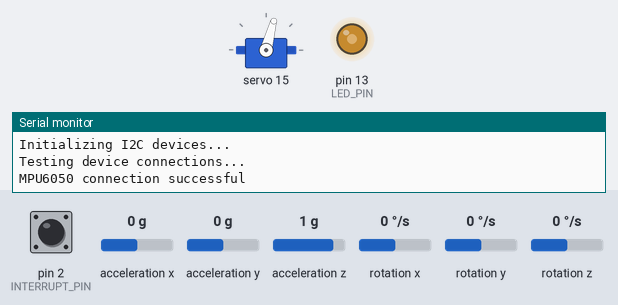
A sketch run on a simulated Arduino Uno, built with avr-gcc and run on an emulated ATmega328P. On the bench: servo, output pins drawn as LEDs (lit = HIGH), the last lines printed to the serial monitor. Inputs (shaded band) come from the test bench; at power-on: acceleration y 0 g, pin 2 (INTERRUPT_PIN) LOW, acceleration x 0 g, acceleration z 1 g, rotation x 0 °/s, rotation y 0 °/s, rotation z 0 °/s. The sensor or clock chip raises its interrupt line as the real part does.

Above: at 1.7 s.
1.8 s: acceleration y set to -1.4 g
4.8 s: pin 2 (INTERRUPT_PIN) pulled HIGH for 0.15 s
7.8 s: acceleration y set to 0.8 g
At 8.13 s:
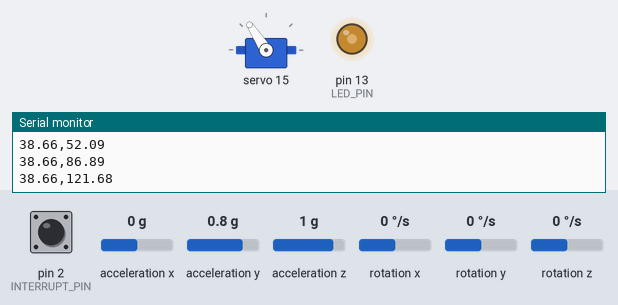
10.8 s: acceleration y set to -0.8 g
13.8 s: acceleration y set to 0 g
At 14.24 s:
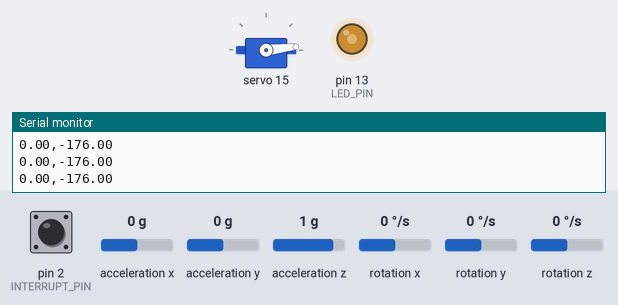
16.8 s: acceleration y set to 1.4 g
At 18.46 s:
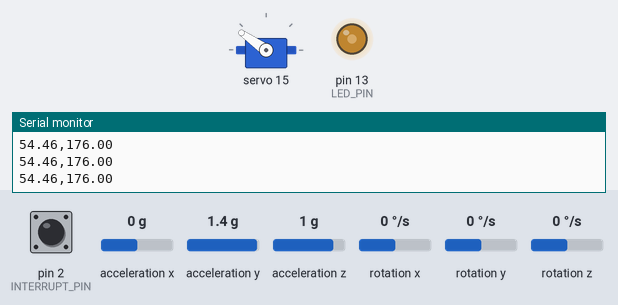
Timing chart, 0 to 20.8 s (numbered marks = the images above; inputs shaded):
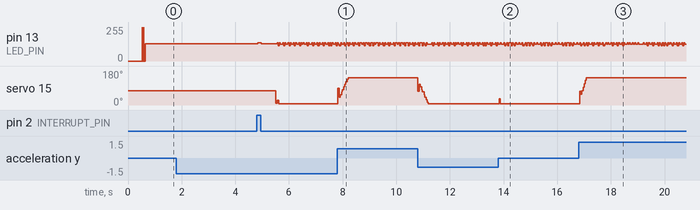

The sketch:

MPU6050_DMP6_MotorIntegration.ino
```cpp
/*
 * Basic program to test theintegrationof the 16 Ch pwm,
 * MPU6050 and the use of PID librariy and its tunnings.
 * It waits stabilizationWaitMillis befor actuallyrunning the code
 * to wait the MPU6050 to stabilize.
 */

// I2Cdev and MPU6050 must be installed as libraries, or else the .cpp/.h files
// for both classes must be in the include path of your project
#include "I2Cdev.h"

#include "MPU6050_6Axis_MotionApps20.h"
//#include "MPU6050.h" // not necessary if using MotionApps include file

// Arduino Wire library is required if I2Cdev I2CDEV_ARDUINO_WIRE implementation
// is used in I2Cdev.h
#if I2CDEV_IMPLEMENTATION == I2CDEV_ARDUINO_WIRE
    #include "Wire.h"
#endif

#include <PID_v1.h>
#include <Adafruit_PWMServoDriver.h>
// called this way, it uses the default address 0x40
Adafruit_PWMServoDriver pwm = Adafruit_PWMServoDriver();
#define SERVOMIN  150 //150 //368 // this is the 'minimum' pulse length count (out of 4096)
#define SERVOMAX  500 //600 //467 //this is the 'maximum' pulse length count (out of 4096)
uint8_t servonum = 15;
unsigned long previousMillis = 0;
unsigned long stabilizationWaitMillis = 5000;
boolean doneStabilizing = false;

/*float Kp = 0.8;
float Ki = 0.07;
float Kd = 0.12;*/
float Kp = 0.5;
float Ki = 30;
float Kd = 0.05;
//Define Variables we'll be connecting to
double Setpoint, Input, Output;
//Specify the links and initial tuning parameters
PID myPID(&Input, &Output, &Setpoint,Kp,Ki,Kd, DIRECT);

// class default I2C address is 0x68
// specific I2C addresses may be passed as a parameter here (MPU6050 mpu(0x69);)
// AD0 low = 0x68 (default for SparkFun breakout and InvenSense evaluation board)
// AD0 high = 0x69
MPU6050 mpu;

#define OUTPUT_READABLE_YAWPITCHROLL
#define INTERRUPT_PIN 2  // use pin 2 on Arduino Uno & most boards
#define LED_PIN 13 // (Arduino is 13, Teensy is 11, Teensy++ is 6)
bool blinkState = false;

// MPU control/status vars
bool dmpReady = false;  // set true if DMP init was successful
uint8_t mpuIntStatus;   // holds actual interrupt status byte from MPU
uint8_t devStatus;      // return status after each device operation (0 = success, !0 = error)
uint16_t packetSize;    // expected DMP packet size (default is 42 bytes)
uint16_t fifoCount;     // count of all bytes currently in FIFO
uint8_t fifoBuffer[64]; // FIFO storage buffer

// orientation/motion vars
Quaternion q;           // [w, x, y, z]         quaternion container
VectorInt16 aa;         // [x, y, z]            accel sensor measurements
VectorInt16 aaReal;     // [x, y, z]            gravity-free accel sensor measurements
VectorInt16 aaWorld;    // [x, y, z]            world-frame accel sensor measurements
VectorFloat gravity;    // [x, y, z]            gravity vector
float euler[3];         // [psi, theta, phi]    Euler angle container
float ypr[3];           // [yaw, pitch, roll]   yaw/pitch/roll container and gravity vector

// ================================================================
// ===               INTERRUPT DETECTION ROUTINE                ===
// ================================================================
volatile bool mpuInterrupt = false;     // indicates whether MPU interrupt pin has gone high
void dmpDataReady() {
    mpuInterrupt = true;
}

// ================================================================
// ===                      INITIAL SETUP                       ===
// ================================================================
void setup() {
    // join I2C bus (I2Cdev library doesn't do this automatically)
    #if I2CDEV_IMPLEMENTATION == I2CDEV_ARDUINO_WIRE
        Wire.begin();
        Wire.setClock(400000); // 400kHz I2C clock. Comment this line if having compilation difficulties
    #elif I2CDEV_IMPLEMENTATION == I2CDEV_BUILTIN_FASTWIRE
        Fastwire::setup(400, true);
    #endif

    // initialize serial communication
    // (115200 chosen because it is required for Teapot Demo output, but it's
    // really up to you depending on your project)
    Serial.begin(115200);
    while (!Serial); // wait for Leonardo enumeration, others continue immediately

    // NOTE: 8MHz or slower host processors, like the Teensy @ 3.3v or Ardunio
    // Pro Mini running at 3.3v, cannot handle this baud rate reliably due to
    // the baud timing being too misaligned with processor ticks. You must use
    // 38400 or slower in these cases, or use some kind of external separate
    // crystal solution for the UART timer.

    // initialize device
    Serial.println(F("Initializing I2C devices..."));
    mpu.initialize();
    pinMode(INTERRUPT_PIN, INPUT);

    // verify connection
    Serial.println(F("Testing device connections..."));
    Serial.println(mpu.testConnection() ? F("MPU6050 connection successful") : F("MPU6050 connection failed"));

    // load and configure the DMP
    //Serial.println(F("Initializing DMP..."));
    devStatus = mpu.dmpInitialize();

    // supply your own gyro offsets here, scaled for min sensitivity
    mpu.setXGyroOffset(108);
    mpu.setYGyroOffset(-12);
    mpu.setZGyroOffset(25);
    mpu.setZAccelOffset(1492); // 1688 factory default for my test chip

    // make sure it worked (returns 0 if so)
    if (devStatus == 0) {
        // turn on the DMP, now that it's ready
        //Serial.println(F("Enabling DMP..."));
        mpu.setDMPEnabled(true);

        // enable Arduino interrupt detection
        //Serial.println(F("Enabling interrupt detection (Arduino external interrupt 0)..."));
        attachInterrupt(digitalPinToInterrupt(INTERRUPT_PIN), dmpDataReady, RISING);
        mpuIntStatus = mpu.getIntStatus();

        // set our DMP Ready flag so the main loop() function knows it's okay to use it
        //Serial.println(F("DMP ready! Waiting for first interrupt..."));
        dmpReady = true;

        // get expected DMP packet size for later comparison
        packetSize = mpu.dmpGetFIFOPacketSize();
    } else {
        // ERROR!
        // 1 = initial memory load failed
        // 2 = DMP configuration updates failed
        // (if it's going to break, usually the code will be 1)
        Serial.print(F("DMP Initialization failed (code "));
        Serial.print(devStatus);
        Serial.println(F(")"));
    }

    // configure LED for output
    pinMode(LED_PIN, OUTPUT);

    pwm.begin();
    pwm.setPWMFreq(60);

    pwm.setPWM(servonum, 0, (SERVOMAX-SERVOMIN)/2 + SERVOMIN);

    //---Uncomment this to set tunning by serial port
    /*
    Serial.print("Inser tunning values Kp,Ki,Kd,");
    boolean done = false;
    while(!done){
      if (Serial.available()){
        Kp = Serial.readStringUntil(',').toFloat();
        Serial.read();
        Ki = Serial.readStringUntil(',').toFloat();
        Serial.read();
        Kd = Serial.readStringUntil(',').toFloat();
        Serial.read();
        done = true;
      }
    }

    Serial.print("Kp");
    Serial.print(Kp);
    Serial.print("Ki");
    Serial.print(Ki);
    Serial.print("Kd");
    Serial.println(Kd);
    //Serial.print("Send any character");
    //while(!Serial.available()){}
    myPID.SetTunings(Kp,Ki,Kd);
    //---------------------------------------*/

    myPID.SetMode(AUTOMATIC);
    //myPID.SetOutputLimits(SERVOMIN, SERVOMAX);
    myPID.SetOutputLimits(-176, 176);
    myPID.SetControllerDirection(REVERSE);
    myPID.SetSampleTime(30);//30//200 by default

    Setpoint = 0;
    previousMillis = millis();
}

// ================================================================
// ===                    MAIN PROGRAM LOOP                     ===
// ================================================================
void loop() {
    // if programming failed, don't try to do anything
    if (!dmpReady) return;

    // wait for MPU interrupt or extra packet(s) available
    while (!mpuInterrupt && fifoCount < packetSize) {
        // other program behavior stuff here

        //Serial.print("X Servo position: ");Serial.println((SERVOMAX-SERVOMIN)/2 + SERVOMIN + ypr[1] * 180/M_PI);
        //pwm.setPWM(servonum, 0, (SERVOMAX-SERVOMIN)/2 + SERVOMIN + ypr[1] * 180/M_PI);

        //doneStabilizing
        if(doneStabilizing){
          //Input = (ypr[2] * 180/M_PI) * -1;
          Input = (ypr[2] * 180/M_PI);
          //Serial.print("Input: ");Serial.print(Input);
          myPID.Compute();
          //Serial.print(" PID Output: ");Serial.println(Output);
          Serial.print(Input);Serial.print(",");Serial.println(Output);
          //pwm.setPWM(servonum, 0, Output);
          setServoPosition(Output);
        }else{
          if(millis() - previousMillis > stabilizationWaitMillis){
            doneStabilizing = true;
          }
        }

    }

    // reset interrupt flag and get INT_STATUS byte
    mpuInterrupt = false;
    mpuIntStatus = mpu.getIntStatus();

    // get current FIFO count
    fifoCount = mpu.getFIFOCount();

    // check for overflow (this should never happen unless our code is too inefficient)
    if ((mpuIntStatus & 0x10) || fifoCount == 1024) {
        // reset so we can continue cleanly
        mpu.resetFIFO();
        Serial.println(F("FIFO overflow!"));

    // otherwise, check for DMP data ready interrupt (this should happen frequently)
    } else if (mpuIntStatus & 0x02) {
        // wait for correct available data length, should be a VERY short wait
        while (fifoCount < packetSize) fifoCount = mpu.getFIFOCount();

        // read a packet from FIFO
        mpu.getFIFOBytes(fifoBuffer, packetSize);

        // track FIFO count here in case there is > 1 packet available
        // (this lets us immediately read more without waiting for an interrupt)
        fifoCount -= packetSize;

        #ifdef OUTPUT_READABLE_YAWPITCHROLL
            // display Euler angles in degrees
            mpu.dmpGetQuaternion(&q, fifoBuffer);
            mpu.dmpGetGravity(&gravity, &q);
            mpu.dmpGetYawPitchRoll(ypr, &q, &gravity);
            //Serial.print("ypr\t");
            /*Serial.print(ypr[0] * 180/M_PI);
            Serial.print(" ");
            Serial.print(ypr[1] * 180/M_PI);
            Serial.print(" ");
            Serial.println(ypr[2] * 180/M_PI);*/
        #endif

        // blink LED to indicate activity
        blinkState = !blinkState;
        digitalWrite(LED_PIN, blinkState);
    }
}

void setServoPosition(double servoPosition){
  int duty;
  //duty = map(servoPosition, 0, 352, SERVOMIN, SERVOMAX);
  duty = map(servoPosition, -176, 176, SERVOMIN, SERVOMAX);
  pwm.setPWM(servonum, 0, duty);
}
```

Measured:
- after the input at 1.8 s, every drawn part: stays the same
- after the input at 13.8 s, servo 15: 6° → 32° at once, → 6° 0.04 s later
- after the input at 16.8 s, servo 15: 6° → 145° at once
